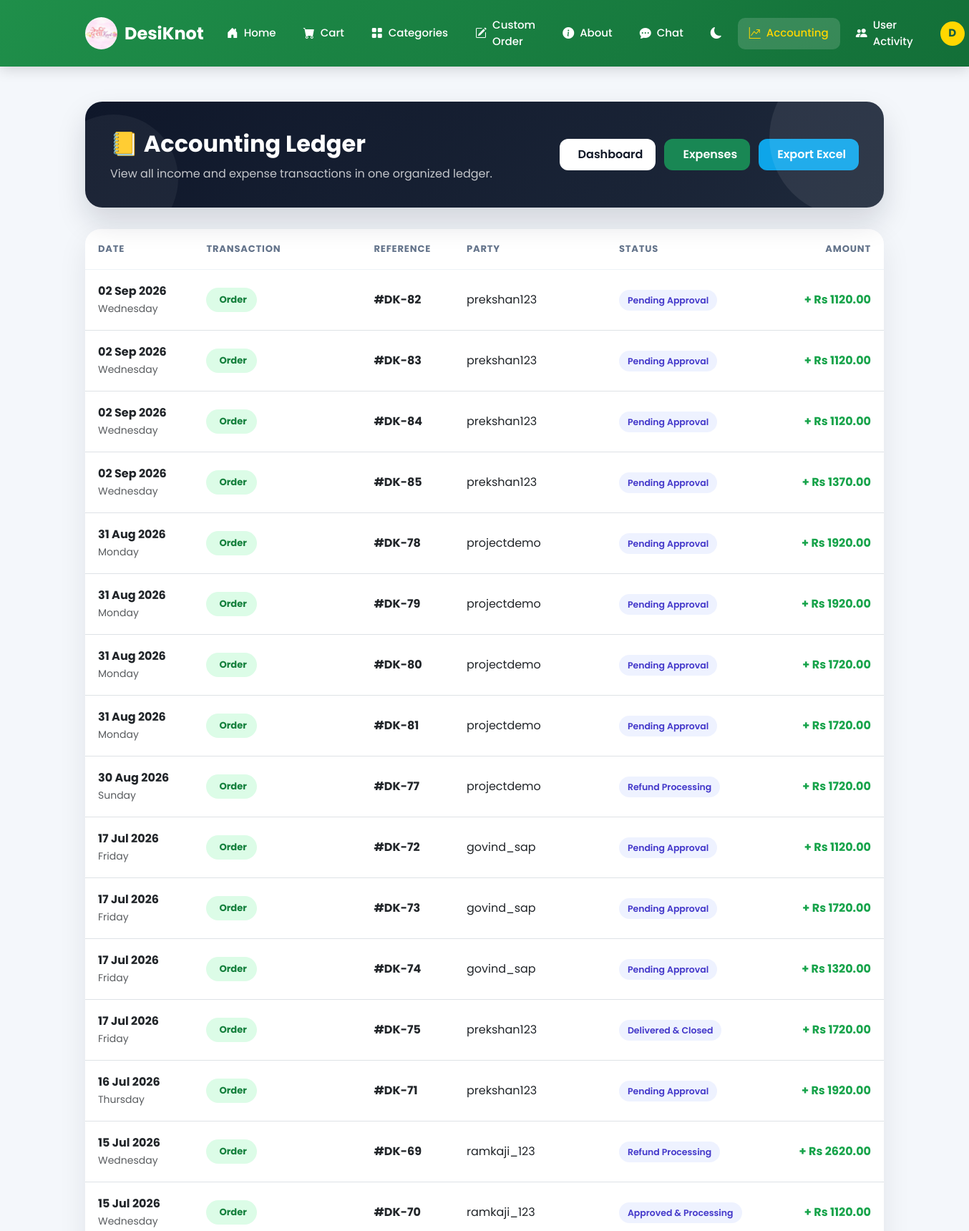
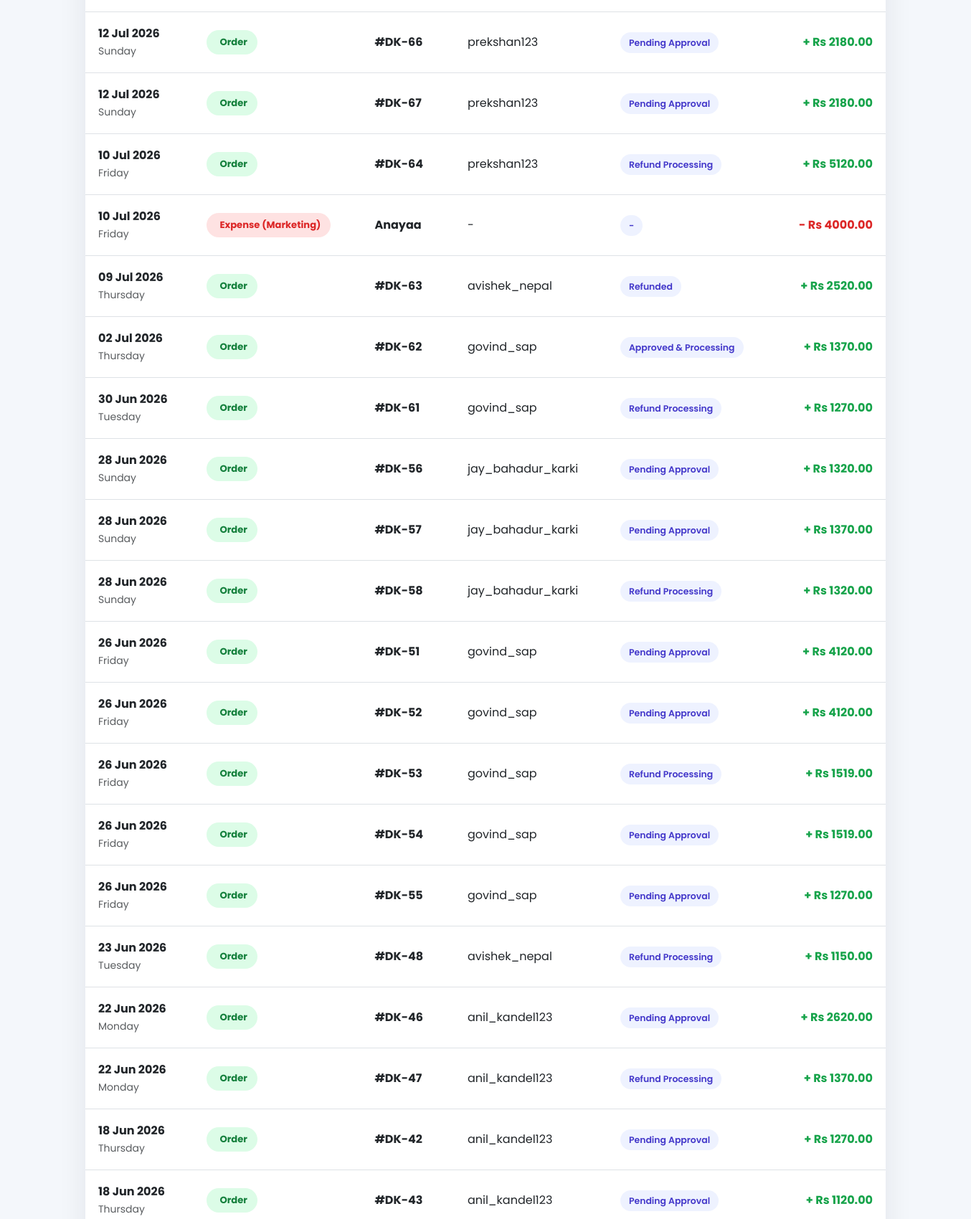
/owner/accounting/ledger/ (signed in, upper part), run on the app's committed database (2 pictures, top to bottom).
### DesiKnot_App/models.py (models this page shows, shortened)
class Order(models.Model):
    PAYMENT_METHODS = (
        ("cod", "Cash on Delivery"),
        ("qr", "QR Payment"),
    )
    STATUS_CHOICES = (
        ("pending", "Pending"),
        ("processing", "Processing"),
        ("completed", "Completed"),
        ("cancelled", "Cancelled"),
    )
    PAYMENT_STATUS = (
        ("pending", "Pending"),
        ("paid", "Paid"),
        ("failed", "Failed"),
    )
    user = models.ForeignKey(User, on_delete=models.CASCADE, related_name="orders")
    total_amount = models.DecimalField(max_digits=10, decimal_places=2, default=0)
    is_paid = models.BooleanField(default=False)
    payment_method = models.CharField(max_length=10, choices=PAYMENT_METHODS)
    payment_status = models.CharField(max_length=10, choices=PAYMENT_STATUS, default="pending")
    status = models.CharField(max_length=20, choices=STATUS_CHOICES, default="pending")
    qr_screenshot = models.ImageField(
        upload_to="payment_qr/",
        blank=True,
        null=True
    )
    created_at = models.DateTimeField(auto_now_add=True)

class Expense(models.Model):
    CATEGORY_CHOICES = (
        ("materials", "Raw Materials"),
        ("wages", "Wages / Labor"),
        ("rent", "Rent"),
        ("utilities", "Utilities"),
        ("marketing", "Marketing"),
        ("misc", "Miscellaneous"),
    )
    owner = models.ForeignKey(User, on_delete=models.CASCADE, related_name="expenses")
    title = models.CharField(max_length=200)
    category = models.CharField(max_length=20, choices=CATEGORY_CHOICES, default="misc")
    amount = models.DecimalField(max_digits=10, decimal_places=2)
    note = models.TextField(blank=True, null=True)
    receipt = models.ImageField(upload_to="expenses/", blank=True, null=True)
    date = models.DateField(default=timezone.now)
    created_at = models.DateTimeField(auto_now_add=True)
    class Meta:
        ordering = ["-date"]

### DesiKnot_App/views.py (the view, shortened to what this page needs)
# urls.py: path('owner/accounting/ledger/', views.accounting_ledger, name='accounting_ledger'),
@login_required
def accounting_ledger(request):
    if not _is_owner(request.user):
        return HttpResponseForbidden("Not allowed")
    ledger = []
    for o in Order.objects.exclude(status__in=['cancelled']).select_related('user'):
        ledger.append({
            'date': o.created_at,
            'type': 'Order',
            'reference': f"#DK-{o.id}",
            'party': o.user.username,
            'amount': o.total_amount,
            'status': o.get_status_display(),
            'is_credit': True,
        })
    for e in Expense.objects.filter(owner=request.user):
        ledger.append({
            'date': e.date,
            'type': f'Expense ({e.get_category_display()})',
            'reference': e.title,
            'party': '-',
            'amount': e.amount,
            'status': '-',
            'is_credit': False,
        })
    def sort_key(entry):
        d = entry['date']
        if hasattr(d, 'date'):  # it's a datetime, convert to date
            return d.date()
        return d  # already a date
    ledger.sort(key=sort_key, reverse=True)
    return render(request, 'DesiKnot_App/accounting_ledger.html', {'ledger': ledger})

### DesiKnot_App/context_processors.py (called while the page is built)
def unread_messages_count(request):
    if not request.user.is_authenticated:
        return {}
    count = Message.objects.filter(
        is_read=False
    ).filter(
        Q(custom_order__user=request.user) |
        Q(custom_order__owner=request.user)
    ).exclude(sender=request.user).count()
    return {
        'unread_messages_count': count
    }

def categories_processor(request):
    return {
        "categories": Category.objects.prefetch_related("types").all()
    }

def wishlist_processor(request):
    if not request.user.is_authenticated:
        return {
            "wishlist_count": 0
        }
    count = Wishlist.objects.filter(user=request.user).count()
    return {
        "wishlist_count": count
    }

def order_notifications_count(request):
    if not request.user.is_authenticated:
        return {}
    count = Notification.objects.filter(
        user=request.user,
        notification_type='order',
        is_read=False
    ).count()
    return {
        'order_notifications_count': count
    }

### DesiKnot_App/models.py (called while the page is built)
    def is_owner(self):
        return self.role == self.ROLE_OWNER

### DesiKnot_App/views.py (called while the page is built)
def _is_owner(user):
    return getattr(getattr(user, "profile", None), "is_owner", lambda: False)()

### DesiKnot_App/templates/DesiKnot_App/accounting_ledger.html (shortened to what this page needs)
{% extends 'DesiKnot_App/base.html' %}
{% load static %}
{% block content %}
<div class="container py-4">
    <div class="ledger-header">
        <div class="row align-items-center">
            <div class="col-lg-7">
                <div class="ledger-title">
                    📒 Accounting Ledger
                </div>
                <div class="ledger-subtitle">
                    View all income and expense transactions in one organized ledger.
                </div>
            </div>
            <div class="col-lg-5 text-lg-end mt-4 mt-lg-0">
                <div class="header-buttons justify-content-lg-end">
                    <a href="{% url 'accounting_dashboard' %}" class="btn-custom btn-dashboard">
                        Dashboard
                    </a>
                    <a href="{% url 'expense_list' %}" class="btn-custom btn-expense">
                        Expenses
                    </a>
                    <a href="{% url 'export_ledger_excel' %}" class="btn-custom btn-export">
                        Export Excel
                    </a>
                </div>
            </div>
        </div>
    </div>
    <div class="ledger-card">
        {% if ledger %}
        <div class="table-responsive">
            <table class="table ledger-table">
                <thead>
                    <tr>
                        <th>Date</th>
                        <th>Transaction</th>
                        <th>Reference</th>
                        <th>Party</th>
                        <th>Status</th>
                        <th class="text-end">Amount</th>
                    </tr>
                </thead>
                <tbody>
                    {% for entry in ledger %}
                    <tr>
                        <td>
                            <strong>{{ entry.date|date:"d M Y" }}</strong><br>
                            <small class="text-muted">
                                {{ entry.date|date:"l" }}
                            </small>
                        </td>
                        <td>
                            {% if entry.is_credit %}
                                <span class="badge-credit">
                                    {{ entry.type }}
                                </span>
                            {% else %}
                                <span class="badge-debit">
                                    {{ entry.type }}
                                </span>
                            {% endif %}
                        </td>
                        <td>
                            <strong>{{ entry.reference }}</strong>
                        </td>
                        <td>
                            {{ entry.party }}
                        </td>
                        <td>
                            <span class="status-badge">
                                {{ entry.status }}
                            </span>
                        </td>
                        <td class="text-end">
                            {% if entry.is_credit %}
                                <span class="amount-credit">
                                    + Rs {{ entry.amount|floatformat:2 }}
                                </span>
                            {% else %}
                                <span class="amount-debit">
                                    - Rs {{ entry.amount|floatformat:2 }}
                                </span>
                            {% endif %}
                        </td>
                    </tr>
                    {% endfor %}
                </tbody>
            </table>
        </div>
        {% endif %}
    </div>
</div>
{% endblock %}

### DesiKnot_App/templates/DesiKnot_App/base.html (shortened to what this page needs)
{% load static %}
<!DOCTYPE html>
<html lang="en">
<head>
<link href="https://cdn.jsdelivr.net/npm/bootstrap@5.3.0/dist/css/bootstrap.min.css" rel="stylesheet">
<link href="https://cdn.jsdelivr.net/npm/bootstrap-icons@1.11.1/font/bootstrap-icons.css" rel="stylesheet">
</head>
<body>
<nav class="navbar navbar-expand-lg navbar-dark sticky-top">
<div class="container">
    <a class="navbar-brand" href="{% url 'logo_view' %}">
        <img src="{% static 'images/logo.JPG' %}" class="logo" alt="Logo">
        DesiKnot
    </a>
    <div class="collapse navbar-collapse justify-content-end" id="navbarNav">
        <ul class="navbar-nav align-items-lg-center">
            <li class="nav-item">
                <a class="nav-link {% if request.path == '/' %}active{% endif %}"
                   href="{% url 'home' %}">
                    <i class="bi bi-house-door-fill"></i>
                    Home
                </a>
            </li>
            <li class="nav-item">
                <a class="nav-link {% if 'cart' in request.path %}active{% endif %}"
                   href="{% url 'cart' %}">
                    <i class="bi bi-cart-fill"></i>
                    Cart
                </a>
            </li>
            <li class="nav-item dropdown">
                <a class="nav-link dropdown-toggle {% if 'category' in request.path %}active{% endif %}"
                   href="#"
                   role="button"
                   data-bs-toggle="dropdown"
                   aria-expanded="false">
                    <i class="bi bi-grid-fill"></i>
                    Categories
                </a>
            </li>
            <li class="nav-item">
                <a class="nav-link {% if 'custom' in request.path %}active{% endif %}"
                   href="{% url 'custom_order_step1' %}">
                    <i class="bi bi-pencil-square"></i>
                    Custom Order
                </a>
            </li>
            <li class="nav-item">
                <a class="nav-link {% if 'about' in request.path %}active{% endif %}"
                   href="{% url 'about' %}">
                    <i class="bi bi-info-circle-fill"></i>
                    About
                </a>
            </li>
            <li class="nav-item">
                <a class="nav-link {% if 'messages' in request.path %}active{% endif %}"
                   href="{% url 'user_messages' %}">
                    <i class="bi bi-chat-dots-fill"></i>
                    Chat
                </a>
            </li>
            <li class="nav-item">
                <span class="nav-link dark-toggle" onclick="toggleDarkMode()">
                    <i class="bi bi-moon-fill" id="darkIcon"></i>
                </span>
            </li>
                        {% if request.user.is_authenticated and request.user.profile.role == 'owner' %}
            <li class="nav-item">
                <a class="nav-link {% if 'accounting' in request.path %}active{% endif %}"
                   href="{% url 'accounting_dashboard' %}">
                    <i class="bi bi-graph-up-arrow"></i>
                    Accounting
                </a>
            </li>
            <li class="nav-item">
                <a class="nav-link {% if 'user-activity' in request.path %}active{% endif %}"
                   href="{% url 'user_activity_dashboard' %}">
                    <i class="bi bi-people-fill"></i>
                    User Activity
                </a>
            </li>
            {% endif %}
            {% if request.user.is_authenticated %}
            <li class="nav-item dropdown">
                <a class="nav-link dropdown-toggle d-flex align-items-center gap-2"
                   href="#"
                   data-bs-toggle="dropdown">
                    <div class="user-avatar">
                        {{ request.user.username|slice:":1"|upper }}
                    </div>
                </a>
            </li>
            {% endif %}
        </ul>
    </div>
</div>
</nav>
<div class="container content-wrapper">
    {% block content %}
    {% endblock %}
</div>
</body>
</html>

### DesiKnot_App/templates/DesiKnot_App/base.html (style rules this page uses)
:root { --bg:#ffffff; --text:#222; --card:#ffffff; --nav:linear-gradient(135deg,#1f8f4a,#136f38); --footer:linear-gradient(135deg,#0f3d2e,#145c42); --accent:#FFD700; }
body { font-family:'Poppins',sans-serif; background:var(--bg); color:var(--text); margin:0; display:flex; flex-direction:column; min-height:100vh; transition:0.3s ease; }
.navbar { background:var(--nav); padding:14px 0; box-shadow:0 4px 18px rgba(0,0,0,0.15); z-index:999; }
.navbar-brand { font-weight:700; font-size:24px; color:#fff !important; display:flex; align-items:center; gap:10px; }
.logo { width:45px; height:45px; border-radius:50%; object-fit:cover; transition:0.3s; }
.navbar-nav { gap:6px; }
.nav-link { color:#fff !important; font-weight:500; font-size:15px; padding:10px 16px !important; border-radius:10px; display:flex; align-items:center; gap:8px; transition:all 0.3s ease; position:relative; }
.nav-link::after { display:none !important; }
.nav-link.active { background:rgba(255,255,255,0.15); color:var(--accent) !important; }
.nav-link i { font-size:16px; }
.user-avatar { width:34px; height:34px; border-radius:50%; background:var(--accent); color:#145c42; font-weight:700; display:flex; align-items:center; justify-content:center; font-size:15px; }
.dark-toggle { cursor:pointer; }
.content-wrapper { flex:1; padding:25px 0; }

### DesiKnot_App/templates/DesiKnot_App/accounting_ledger.html (style rules this page uses)
body { background:#f4f7fb; }
.ledger-header { background:linear-gradient(135deg,#0f172a,#1e293b); color:#fff; border-radius:24px; padding:35px; margin-bottom:30px; position:relative; overflow:hidden; box-shadow:0 20px 40px rgba(15,23,42,.15); }
.ledger-header::before { content:""; position:absolute; right:-60px; top:-60px; width:220px; height:220px; border-radius:50%; background:rgba(255,255,255,.08); }
.ledger-header::after { content:""; position:absolute; left:-50px; bottom:-50px; width:180px; height:180px; border-radius:50%; background:rgba(255,255,255,.05); }
.ledger-title { font-size:2rem; font-weight:700; }
.ledger-subtitle { color:rgba(255,255,255,.75); margin-top:6px; }
.header-buttons { display:flex; gap:12px; flex-wrap:wrap; }
.btn-custom { border:none; border-radius:12px; padding:10px 18px; font-weight:600; transition:.3s; text-decoration:none; }
.btn-dashboard { background:#ffffff; color:#111827; }
.btn-expense { background:#198754; color:#fff; }
.btn-export { background:#0ea5e9; color:#fff; }
.ledger-card { background:#fff; border:none; border-radius:22px; overflow:hidden; box-shadow:0 15px 40px rgba(15,23,42,.08); }
.ledger-table { margin:0; }
.ledger-table thead { background:#f8fafc; }
.ledger-table th { border:none; padding:18px; color:#64748b; font-size:.82rem; text-transform:uppercase; letter-spacing:.8px; font-weight:700; }
.ledger-table td { border-top:1px solid #edf2f7; padding:18px; vertical-align:middle; }
.ledger-table tbody tr { transition:.25s; }
.badge-credit { display:inline-block; background:#dcfce7; color:#15803d; padding:7px 14px; border-radius:30px; font-size:.82rem; font-weight:700; }
.badge-debit { display:inline-block; background:#fee2e2; color:#dc2626; padding:7px 14px; border-radius:30px; font-size:.82rem; font-weight:700; }
.status-badge { background:#eef2ff; color:#4338ca; padding:6px 12px; border-radius:30px; font-size:.78rem; font-weight:600; }
.amount-credit { color:#16a34a; font-weight:700; font-size:1rem; }
.amount-debit { color:#dc2626; font-weight:700; font-size:1rem; }

### data on the page
Order: date "02 Sep 2026", date "Wednesday", amount "1120.00"
Order: date "02 Sep 2026", date "Wednesday", amount "1120.00"
Order: date "02 Sep 2026", date "Wednesday", amount "1120.00"
Order: date "02 Sep 2026", date "Wednesday", amount "1370.00"
Order: date "31 Aug 2026", date "Monday", amount "1920.00"
Order: date "31 Aug 2026", date "Monday", amount "1920.00"
Order: date "31 Aug 2026", date "Monday", amount "1720.00"
Order: date "31 Aug 2026", date "Monday", amount "1720.00"
Order: date "30 Aug 2026", date "Sunday", amount "1720.00"
Order: date "17 Jul 2026", date "Friday", amount "1120.00"
Order: date "17 Jul 2026", date "Friday", amount "1720.00"
Order: date "17 Jul 2026", date "Friday", amount "1320.00"
Order: date "17 Jul 2026", date "Friday", amount "1720.00"
Order: date "16 Jul 2026", date "Thursday", amount "1920.00"
Order: date "15 Jul 2026", date "Wednesday", amount "2620.00"
Order: date "15 Jul 2026", date "Wednesday", amount "1120.00"
Order: date "12 Jul 2026", date "Sunday", amount "2180.00"
Order: date "12 Jul 2026", date "Sunday", amount "2180.00"
Order: date "10 Jul 2026", date "Friday", amount "5120.00"
Expense: date "10 Jul 2026", date "Friday", reference "Anayaa", amount "4000.00"
Order: date "09 Jul 2026", date "Thursday", amount "2520.00"
Order: date "02 Jul 2026", date "Thursday", amount "1370.00"
Order: date "30 Jun 2026", date "Tuesday", amount "1270.00"
Order: date "28 Jun 2026", date "Sunday", amount "1320.00"
Order: date "28 Jun 2026", date "Sunday", amount "1370.00"
Order: date "28 Jun 2026", date "Sunday", amount "1320.00"
Order: date "26 Jun 2026", date "Friday", amount "4120.00"
Order: date "26 Jun 2026", date "Friday", amount "4120.00"
Order: date "26 Jun 2026", date "Friday", amount "1519.00"
Order: date "26 Jun 2026", date "Friday", amount "1519.00"
Order: date "26 Jun 2026", date "Friday", amount "1270.00"
Order: date "23 Jun 2026", date "Tuesday", amount "1150.00"
Order: date "22 Jun 2026", date "Monday", amount "2620.00"
Order: date "22 Jun 2026", date "Monday", amount "1370.00"
Order: date "18 Jun 2026", date "Thursday", amount "1270.00"
Order: date "18 Jun 2026", date "Thursday", amount "1120.00"

### other printed values
{{ request.user.username|slice:":1"|upper }} "D"
{{ entry.type }} "Order" "Order" "Order" "Order" "Order" "Order" "Order" "Order" "Order" "Order" "Order" "Order" "Order" "Order" "Order" "Order" "Order" "Order" "Order" "Order" "Order" "Order" "Order" "Order" "Order" "Order" "Order" "Order" "Order" "Order" "Order" "Order" "Order" "Order" "Order"
{{ entry.reference }} "#DK-82" "#DK-83" "#DK-84" "#DK-85" "#DK-78" "#DK-79" "#DK-80" "#DK-81" "#DK-77" "#DK-72" "#DK-73" "#DK-74" "#DK-75" "#DK-71" "#DK-69" "#DK-70" "#DK-66" "#DK-67" "#DK-64" "#DK-63" "#DK-62" "#DK-61" "#DK-56" "#DK-57" "#DK-58" "#DK-51" "#DK-52" "#DK-53" "#DK-54" "#DK-55" "#DK-48" "#DK-46" "#DK-47" "#DK-42" "#DK-43"
{{ entry.party }} "prekshan123" "prekshan123" "prekshan123" "prekshan123" "projectdemo" "projectdemo" "projectdemo" "projectdemo" "projectdemo" "govind_sap" "govind_sap" "govind_sap" "prekshan123" "prekshan123" "ramkaji_123" "ramkaji_123" "prekshan123" "prekshan123" "prekshan123" "-" "avishek_nepal" "govind_sap" "govind_sap" "jay_bahadur_karki" "jay_bahadur_karki" "jay_bahadur_karki" "govind_sap" "govind_sap" "govind_sap" "govind_sap" "govind_sap" "avishek_nepal" "anil_kandel123" "anil_kandel123" "anil_kandel123" "anil_kandel123"
{{ entry.status }} "Pending Approval" "Pending Approval" "Pending Approval" "Pending Approval" "Pending Approval" "Pending Approval" "Pending Approval" "Pending Approval" "Refund Processing" "Pending Approval" "Pending Approval" "Pending Approval" "Delivered & Closed" "Pending Approval" "Refund Processing" "Approved & Processing" "Pending Approval" "Pending Approval" "Refund Processing" "-" "Refunded" "Approved & Processing" "Refund Processing" "Pending Approval" "Pending Approval" "Refund Processing" "Pending Approval" "Pending Approval" "Refund Processing" "Pending Approval" "Pending Approval" "Refund Processing" "Pending Approval" "Refund Processing" "Pending Approval" "Pending Approval"
{{ entry.type }} "Expense (Marketing)"
